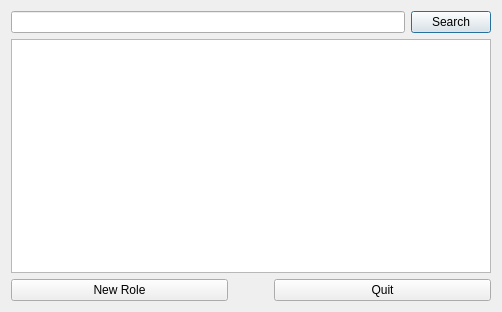
<?xml version="1.0" encoding="UTF-8"?>
<ui version="4.0">
 <class>CRoles</class>
 <widget class="QDialog" name="CRoles">
  <property name="geometry">
   <rect>
    <x>0</x>
    <y>0</y>
    <width>502</width>
    <height>312</height>
   </rect>
  </property>
  <property name="windowTitle">
   <string>Dialog</string>
  </property>
  <layout class="QVBoxLayout" name="verticalLayout">
   <item>
    <layout class="QHBoxLayout" name="horizontalLayout">
     <item>
      <widget class="QLineEdit" name="searchRlineEdit"/>
     </item>
     <item>
      <widget class="QPushButton" name="searchRBtn">
       <property name="text">
        <string>Search</string>
       </property>
      </widget>
     </item>
    </layout>
   </item>
   <item>
    <widget class="QTableView" name="rolesTableView"/>
   </item>
   <item>
    <layout class="QHBoxLayout" name="horizontalLayout_2">
     <item>
      <widget class="QPushButton" name="newRBtn">
       <property name="text">
        <string>New Role</string>
       </property>
      </widget>
     </item>
     <item>
      <spacer name="horizontalSpacer">
       <property name="orientation">
        <enum>Qt::Horizontal</enum>
       </property>
       <property name="sizeType">
        <enum>QSizePolicy::Preferred</enum>
       </property>
       <property name="sizeHint" stdset="0">
        <size>
         <width>40</width>
         <height>20</height>
        </size>
       </property>
      </spacer>
     </item>
     <item>
      <widget class="QPushButton" name="quitBtn">
       <property name="text">
        <string>Quit</string>
       </property>
      </widget>
     </item>
    </layout>
   </item>
  </layout>
 </widget>
 <resources/>
 <connections/>
</ui>
